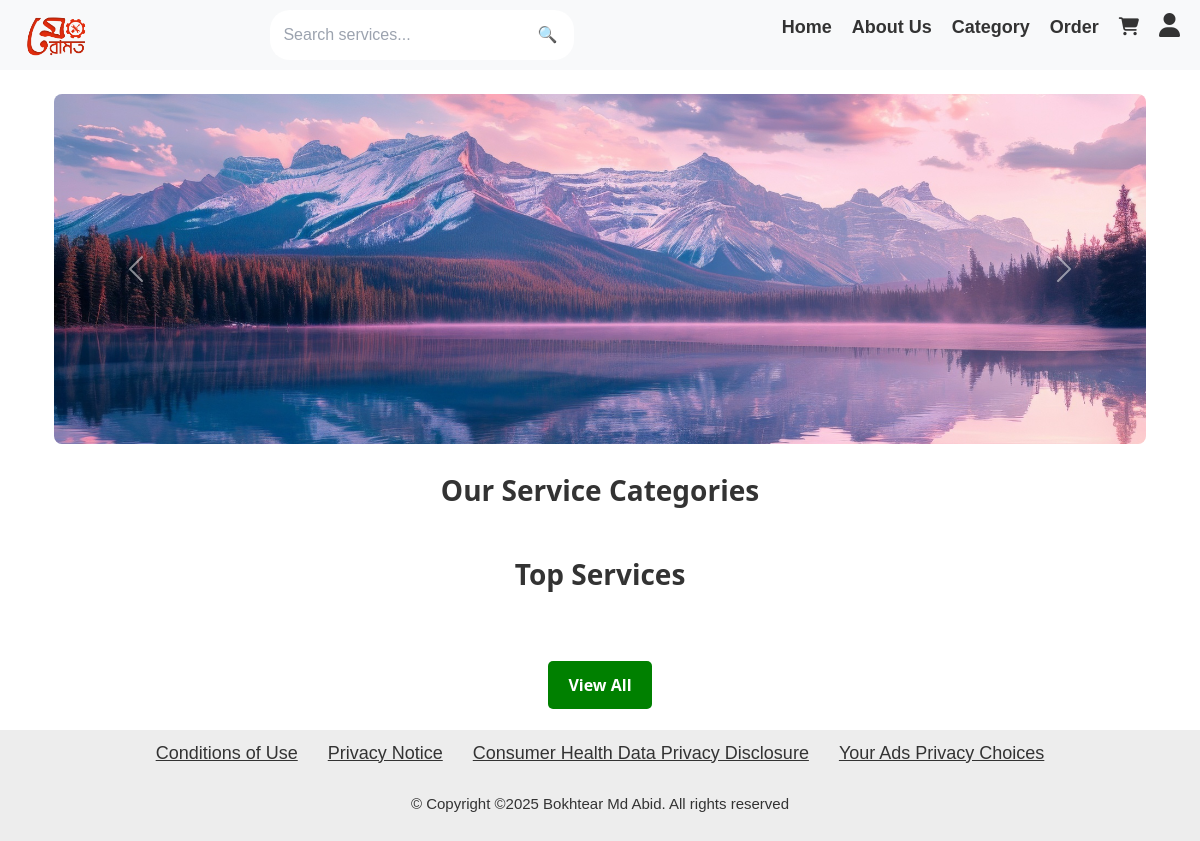
The app's page /, older data.
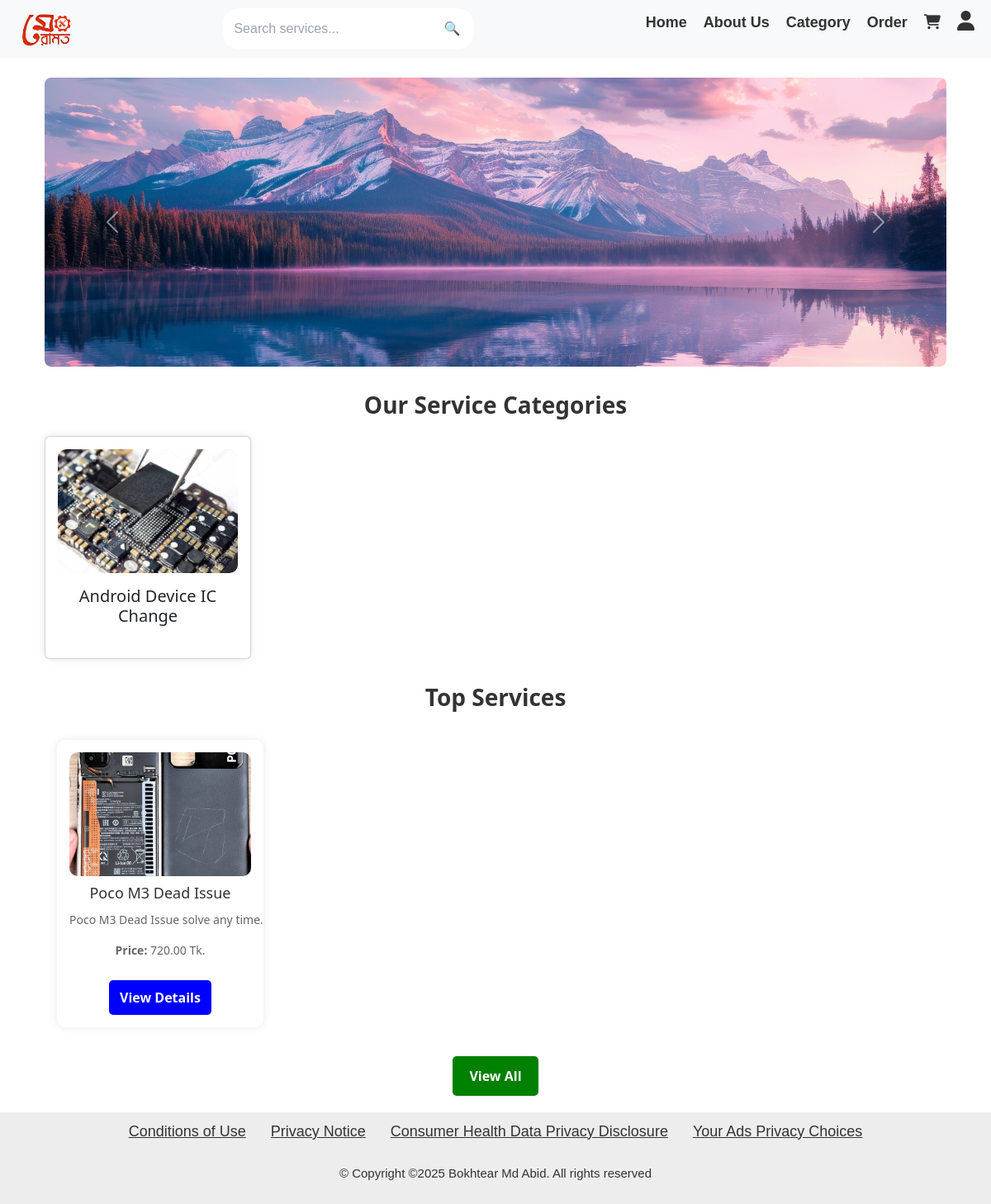
The same page, newer data.
### meramotapp/models.py (models this page shows, shortened)
class Category(models.Model):
    name = models.CharField(max_length=100, unique=True)
    image = models.ImageField(upload_to='category_images', null=True, blank=True)
    slug = models.SlugField(unique=True)

class Service(models.Model):
    seller = models.ForeignKey(settings.AUTH_USER_MODEL, on_delete=models.CASCADE, limit_choices_to={'is_seller': True})
    category = models.ForeignKey('Category', on_delete=models.CASCADE)
    title = models.CharField(max_length=255)
    description = models.TextField()
    price = models.DecimalField(max_digits=10, decimal_places=2)
    image = models.ImageField(upload_to='service_images', null=True, blank=True)
    location = models.CharField(max_length=255, null=True, blank=True)
    rating = models.FloatField(default=0.0)
    created_at = models.DateTimeField(auto_now_add=True)

### meramotapp/views.py (the view)
# urls.py: 2. Add a URL to urlpatterns:  path('', views.home, name='home')
def home(request):
    categories = Category.objects.all()
    all_services = list(Service.objects.all())  # Fetch all services
    random_services = random.sample(all_services, min(len(all_services), 10))  # Pick 10 random
    initial_services = random_services[:5]  # First 5 services for the slider
    return render(request, "home.html", {
        "categories": categories,
        "services": random_services,
        "initial_services": initial_services,
    })

### templates/home.html (shortened to what this page needs)
{% extends "base.html" %}
{% load static %}
{% block extra_css %}
<script src="https://cdn.tailwindcss.com"></script>
<link rel="stylesheet" href="{% static 'css/style_home.css' %}">
{% endblock %}
{% block content %}
<div class="container">
    <div id="serviceCarousel" class="carousel slide mb-4" data-bs-ride="carousel">
        <div class="carousel-inner">
            <div class="carousel-item active">
                <img src="{% static 'images/slider1.jpg' %}" class="d-block w-100" alt="Repair Service">
            </div>
        </div>
        <button class="carousel-control-prev" type="button" data-bs-target="#serviceCarousel" data-bs-slide="prev">
            <span class="carousel-control-prev-icon"></span>
        </button>
        <button class="carousel-control-next" type="button" data-bs-target="#serviceCarousel" data-bs-slide="next">
            <span class="carousel-control-next-icon"></span>
        </button>
    </div>
    <h2 class="section-title">Our Service Categories</h2>
    <div class="row">
        {% for category in categories %}
        <div class="col-md-4">
            <div class="card service-card">
                {% if category.image %}
                    <img src="{{ category.image.url }}" class="card-img-top" alt="{{ category.name }}">
                {% else %}
                    <img src="{% static 'images/default-category.jpg' %}" class="card-img-top" alt="{{ category.name }}">
                {% endif %}
                <div class="card-body">
                    <h5 class="card-title">{{ category.name }}</h5>
                </div>
            </div>
        </div>
        {% endfor %}
    </div>
    <h2 class="section-title">Top Services</h2>
    <div class="service-slider">
        {% for service in initial_services %}
        <div class="service-card">
            <img src="{{ service.image.url }}" alt="{{ service.title }}">
            <h3>{{ service.title }}</h3>
            <p>{{ service.description|truncatechars:50 }}</p>
            <p><strong>Price:</strong> {{ service.price }} Tk.</p>
            <a href="{% url 'service_detail' service.id %}" class="btn">View Details</a>
        </div>
        {% endfor %}
    </div>
    <button id="viewAllBtn" class="btn">View All</button>
    </div>
{% endblock %}

### templates/base.html (shortened to what this page needs)
<!DOCTYPE html>
<html lang="en">
<head>
{% load static %}
 {% block extra_css %}
 {% endblock %}
</head>
<body>
{% include 'navbar.html' %}
<div class="container mt-4">
    {% block content %}
    {% endblock %}
   </div>
{% include 'footer.html' %}
</body>
</html>

### templates/navbar.html (shortened to what this page needs)
<!DOCTYPE html>
<html lang="en">
<head>
    <link rel="stylesheet" href="https://cdnjs.cloudflare.com/ajax/libs/font-awesome/6.4.2/css/all.min.css">
    <link rel="stylesheet" href="https://cdn.jsdelivr.net/npm/bootstrap@5.3.0/dist/css/bootstrap.min.css">
</head>
<body>
{% load static %}
    <nav class="navbar d-flex justify-content-between align-items-center">
        <div class="logo">
          <a href="{% url 'home' %}">
           <img src="{% static 'images/logo.png' %}" alt="Meramot Logo" class="logo-img">
          </a>
        </div>
        <form action="{% url 'search_services' %}" method="GET" class="search-form">
                <input type="text" name="query" placeholder="Search services..." required>
                <button type="submit">🔍</button>
        </form>
        <ul class="nav-links d-flex align-items-center">
            <li><a href="{% url 'home' %}">Home</a></li>
            <li><a href="#">About Us</a></li>
            <li><a href="{% url 'category_list' %}">Category</a></li>
            <li><a href="#">Order</a></li>
            <li><a href="#"><i class="fa fa-shopping-cart"></i></a></li>
            <li class="user-menu">
                <i class="fa fa-user"></i>
            </li>
        </ul>
    </nav>
</body>
</html>

### templates/footer.html (shortened to what this page needs)
<!DOCTYPE html>
<html lang="en">
<head>
</head>
<body>
    <footer>
        <div class="footdiv">
            <ul>
                <li><a href="#">Conditions of Use</a></li>
                <li><a href="#">Privacy Notice</a></li>
                <li><a href="#">Consumer Health Data Privacy Disclosure</a></li>
                <li><a href="#">Your Ads Privacy Choices</a></li>
            </ul>
            <p>&copy; Copyright ©2025 Bokhtear Md Abid. All rights reserved</p>
        </div>
    </footer>
</body>
</html>

### static/css/style_home.css (style rules this page uses)
body { font-family: Arial, sans-serif; background-color: #f8f9fa; margin: 0; padding: 0; }
.carousel img { border-radius: 8px; height: 350px; object-fit: cover; }
.section-title { text-align: center; font-size: 28px; font-weight: bold; color: #333; margin: 30px 0 20px; }
.service-slider { display: flex; gap: 15px; overflow-x: auto; padding: 15px; scroll-behavior: smooth; white-space: nowrap; }
.service-card { background: white; border-radius: 10px; padding: 15px; box-shadow: 0 0 10px rgba(0, 0, 0, 0.1); text-align: center; min-width: 250px; max-width: 250px; display: inline-block; transition: transform 0.3s ease-in-out; }
.service-card img { width: 100%; height: 150px; object-fit: cover; border-radius: 10px; }
.service-card h3 { font-size: 18px; margin: 10px 0; color: #333; }
.service-card p { font-size: 14px; color: #666; }
.service-card .btn { background: blue; color: white; padding: 8px 12px; border-radius: 5px; text-decoration: none; display: inline-block; margin-top: 10px; font-weight: bold; transition: background 0.3s ease-in-out; }
#viewAllBtn { display: block; margin: 20px auto; background: green; color: white; padding: 12px 20px; font-size: 16px; border: none; border-radius: 5px; cursor: pointer; transition: background 0.3s; font-weight: bold; }

### templates/navbar.html (style rules this page uses)
* { text-decoration: none; margin: 0; padding: 0; box-sizing: border-box; }
.navbar { background: #F8F9FA; font-family: 'Trebuchet MS', Arial, sans-serif; padding: 10px 20px; }
.logo a { font-size: 35px; font-weight: 500; color: #2a9d8f; text-decoration: none; }
.search-form { display: flex; align-items: center; background: white; border-radius: 20px; overflow: hidden; padding: 5px; }
.search-form input { border: none; outline: none; padding: 8px; width: 250px; font-size: 1em; }
.search-form button { border: none; background: transparent; color: white; padding: 8px 12px; cursor: pointer; border-radius: 0 20px 20px 0; }
.nav-links { list-style: none; display: flex; align-items: center; gap: 20px; }
.nav-links a { color: #333; font-size: 18px; font-weight: bold; text-decoration: none; }
.user-menu { position: relative; cursor: pointer; }
.user-menu i { font-size: 24px; color: rgb(51, 51, 51); }
.logo-img { height: 50px; width: auto; }

### templates/footer.html (style rules this page uses)
* { text-decoration: none; margin: 0; padding: 0; }
html, body { height: 100%; margin: 0; }
body { display: flex; flex-direction: column; }
footer { background: #ededed; }
.footdiv { font-family: 'Trebuchet MS', 'Lucida Sans Unicode', 'Lucida Grande', 'Lucida Sans', Arial, sans-serif; padding: 10px; text-align: center; }
.footdiv ul { list-style: none; padding: 0; display: inline-flex; gap: 30px; font-size: 18px; }
.footdiv ul li a { color: #333333; }
.footdiv p { text-align: center; color: #333333; font-size: 15px; margin-top: 10px; }

Row changes from the older to the newer data that the page shows:
added Category: image (picture), name "Android Device IC Change"
added Service: image (picture), title "Poco M3 Dead Issue", description "Poco M3 Dead Issue solve any time.", price "720.00"
